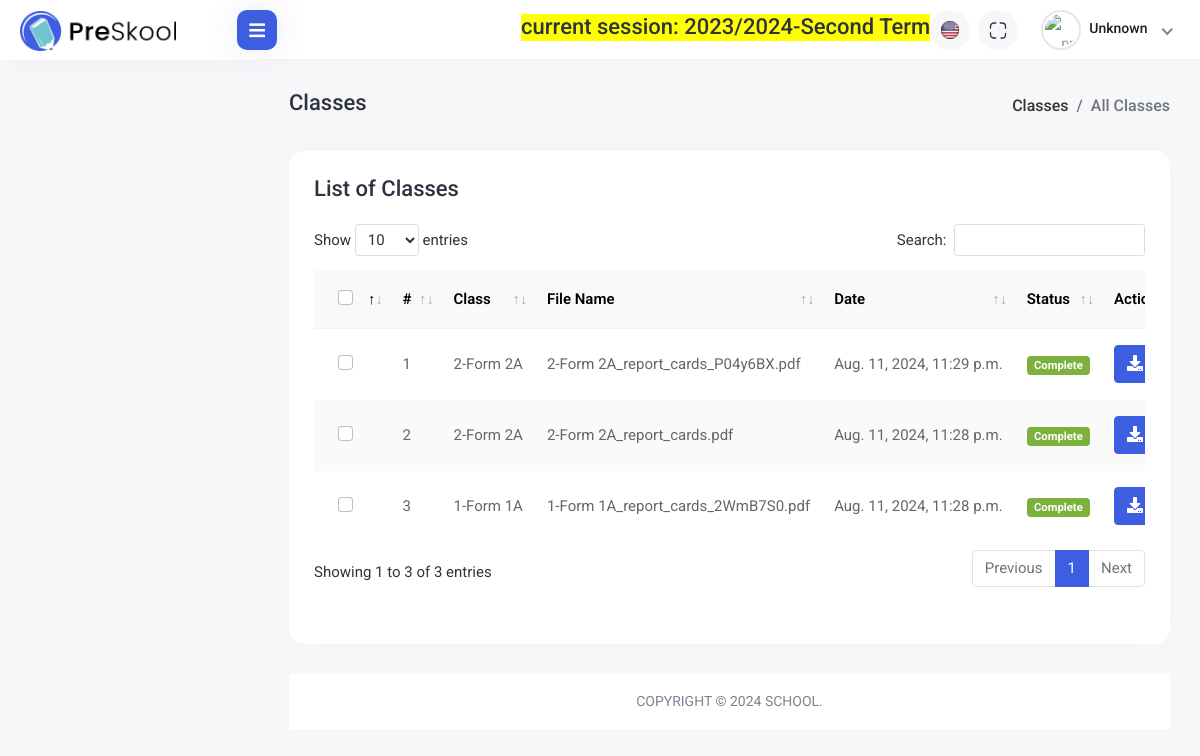
The page /reports/view-reports/ on the database its author committed.
### apps/terms/models.py (models this page shows, shortened)
class AcademicYear(TimeStampedUUIDModel):
    name = models.CharField(verbose_name=_("Academic Year"), max_length=100)
    start_date = models.DateField(verbose_name=_("Start Date"))
    end_date = models.DateField(verbose_name=_("End Date"), blank=True, null=True)
    is_current = models.BooleanField(default=False)

class Term(TimeStampedUUIDModel):
    term = models.CharField(
        verbose_name=_("Session"),
        max_length=20,
        choices=TermChoices.choices,
        default=TermChoices.FIRST_TERM,
    )
    academic_year = models.ForeignKey(AcademicYear, on_delete=models.CASCADE)
    is_current = models.BooleanField(default=False)

### apps/reports/models.py (models this page shows, shortened)
class ReportGenerationStatus(models.Model):
    task_id = models.CharField(max_length=255, null=True, blank=True)
    status = models.CharField(max_length=50, blank=True, null=True)
    file_path = models.TextField(null=True, blank=True)
    file_name = models.CharField(max_length=256, blank=True, null=True)
    klass = models.ForeignKey(
        Class,
        related_name="renerated_reports",
        on_delete=models.SET_NULL,
        blank=True,
        null=True,
    )
    created_at = models.DateTimeField(auto_now_add=True)

### apps/students/models.py (models this page shows, shortened)
class Class(TimeStampedUUIDModel):
    class_name = models.CharField(verbose_name=_("Class Name"), max_length=200)
    grade_level = models.CharField(verbose_name=_("Class Level"), max_length=200)
    class_master = models.CharField(
        verbose_name=_("Class Master"), max_length=200, blank=True, null=True
    )
    department = models.ForeignKey(
        Department,
        related_name="classes",
        on_delete=models.CASCADE,
        blank=True,
        null=True,
    )
    class_prefect = models.CharField(
        verbose_name=_("Class Prefect"), max_length=200, blank=True, null=True
    )
    pass_avg = models.IntegerField(default=10)
    best_subject = models.CharField(max_length=255, blank=True, null=True)
    worst_subject = models.CharField(max_length=255, blank=True, null=True)
    class_code = models.CharField(max_length=10, blank=True, null=True)
    @property
    def get_class_name(self):
        return f"{self.grade_level}-{self.class_name}"

### apps/reports/controller.py (the view)
# urls.py: path("view-reports/", controller.view_reports, name="view-reports"),
def view_reports(request):
    report_statuses = ReportGenerationStatus.objects.order_by('-created_at')[:3]
    context = {
        "report_statuses": report_statuses,
    }
    return render(request, "reports/download-reports.html", context)

### apps/terms/templatetags/session_tags.py (called while the page is built)
@register.simple_tag
def current_working_session():
    current_year = AcademicYear.objects.filter(is_current=True)
    if current_year.exists():
        current_year = current_year.first()
        current_terms = Term.objects.filter(is_current=True, academic_year=current_year)
        if current_terms.exists():
            current_term = current_terms.first()
            info = f"current session: {current_year.name}-{current_term.term}"
            return info
        return None
    else:
        return None

### templates/reports/download-reports.html (shortened to what this page needs)
{% extends 'base.html' %}
{% load static %}
{% block stylelinks %}
<link rel="stylesheet" href="{% static 'assets/plugins/datatables/datatables.min.css' %}">
{% endblock stylelinks %}
{% block content %}
<div class="content container-fluid">
    <div class="page-header">
        <div class="row">
            <div class="col-sm-12">
                <div class="page-sub-header">
                    <h3 class="page-title">Classes</h3>
                    <ul class="breadcrumb">
                        <li class="breadcrumb-item"><a href="{% url 'class-list' %}">Classes</a></li>
                        <li class="breadcrumb-item active">All Classes</li>
                    </ul>
                </div>
            </div>
        </div>
    </div>
    <div class="row">
        <div class="col-sm-12">
            <div class="card card-table comman-shadow">
                <div class="card-body">
                    <div class="page-header">
                        <div class="row align-items-center">
                            <div class="col">
                                <h3 class="page-title">List of Classes</h3>
                            </div>
                    </div>
                    <div class="table-responsive">
                        <table
                            class="table border-0 star-student table-hover table-center mb-0 datatable table-striped">
                            <thead class="student-thread">
                                <tr>
                                    <th>
                                        <div class="form-check check-tables">
                                            <input class="form-check-input" type="checkbox"
                                                value="something">
                                        </div>
                                    </th>
                                    <th>#</th>
                                    <th>Class</th>
                                    <th>File Name</th>
                                    <th>Date</th>
                                    <th>Status</th>
                                    <th>Actions</th>
                                </tr>
                            </thead>
                            <tbody>
                                <ul>
                                    {% for report in report_statuses %}
                                        <tr>
                                            <td>
                                                <div class="form-check check-tables">
                                                    <input class="form-check-input" type="checkbox"
                                                        value="something">
                                                </div>
                                            </td>
                                            <td>{{forloop.counter}}</td>
                                            <td>{{report.klass.get_class_name}}</td>
                                            <td>{{ report.file_name }}</td>
                                            <td>{{ report.created_at }}</td>
                                            <td>
                                                {% if report.status == 'Completed' %}
                                                    <span class="badge bg-success">Complete</span>
                                                {% elif report.status == 'Started' %}
                                                    <span class="badge bg-warning">Running</span>
                                                {% else %}
                                                    <span class="badge bg-danger">Pending</span>
                                                {% endif %}
                                            </td>
                                            <td>
                                                <div class="col-auto text-end float-end ms-auto download-grp">
                                                    <a target="_blank" href="{% url 'reports:download-report' file_name=report.file_name %}" style="color: white;" class="btn btn-outline-primary me-2"><i
                                                    class="fas fa-download"></i> Download Report</a>
                                                </div>
                                            </td>
                                        </tr>
                                    {% endfor %}
                                </ul>
                            </tbody>
                        </table>
                    </div>
                </div>
            </div>
        </div>
    </div>
</div>
{% endblock content %}

### templates/utils/header.html (shortened to what this page needs)
{% load static %}
{% load session_tags %}
<div class="header">
    <div class="header-left">
        <a href="index.html" class="logo">
            <img src="{% static 'assets/img/logo.png' %}" alt="Logo">
        </a>
    </div>
    <div class="menu-toggle">
        <a href="javascript:void(0);" id="toggle_btn">
            <i class="fas fa-bars"></i>
        </a>
    </div>
    <ul class="nav user-menu">
        <li><div class="d-none d-sm-block">
            <h3 style="margin-left: 20px; background-color: yellow;" class="page-title text-center">{% current_working_session %}</h3>
        </div> </li>
        <li class="nav-item dropdown noti-dropdown language-drop me-2">
            <a href="#" class="dropdown-toggle nav-link header-nav-list" data-bs-toggle="dropdown">
                <img src="{% static 'assets/img/icons/header-icon-01.svg' %}" alt="">
            </a>
        </li>
        <li class="nav-item zoom-screen me-2">
            <a href="#" class="nav-link header-nav-list win-maximize">
                <img src="{% static 'assets/img/icons/header-icon-04.svg' %}" alt="">
            </a>
        </li>
        <li class="nav-item dropdown has-arrow new-user-menus">
            <a href="#" class="dropdown-toggle nav-link" data-bs-toggle="dropdown">
                <span class="user-img">
                    <img class="rounded-circle" src="{{request.user.get_profile.profile_photo.url}}" width="31"
                        alt="profile picture">
                    <div class="user-text">
                        {% if user.is_authenticated %}
                            <h6>{{user.username | capfirst}}</h6>
                        {% else %}
                            <h6>Unknown</h6>
                        {% endif %}
                    </div>
                </span>
            </a>
        </li>
    </ul>
</div>

### rows shown on the page
AcademicYear: pkid+name "current session: 2023/2024-Second Term"
ReportGenerationStatus: klass.get_class_name "2-Form 2A", file_name "2-Form 2A_report_cards_P04y6BX.pdf", created_at "Aug. 11, 2024, 11:29 p.m.", status "Complete"
ReportGenerationStatus: klass.get_class_name "2-Form 2A", file_name "2-Form 2A_report_cards.pdf", created_at "Aug. 11, 2024, 11:28 p.m.", status "Complete"
ReportGenerationStatus: klass.get_class_name "1-Form 1A", file_name "1-Form 1A_report_cards_2WmB7S0.pdf", created_at "Aug. 11, 2024, 11:28 p.m.", status "Complete"
